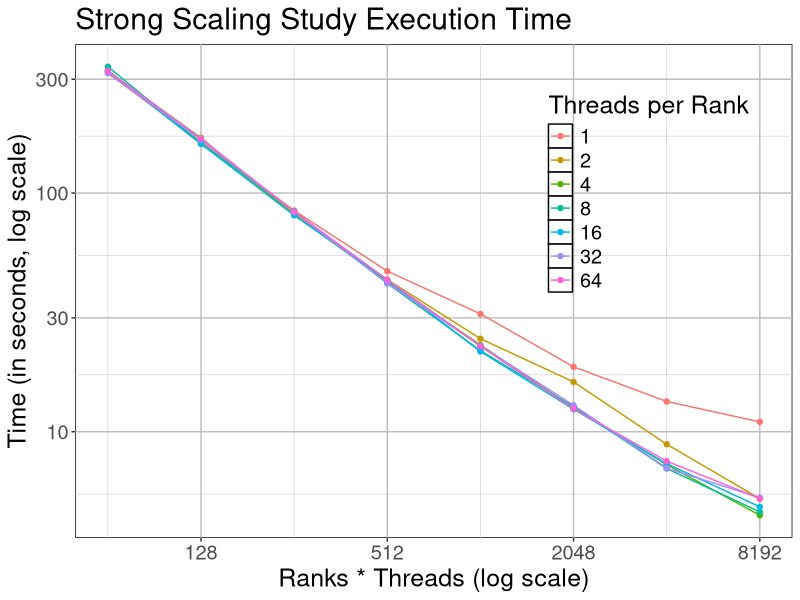
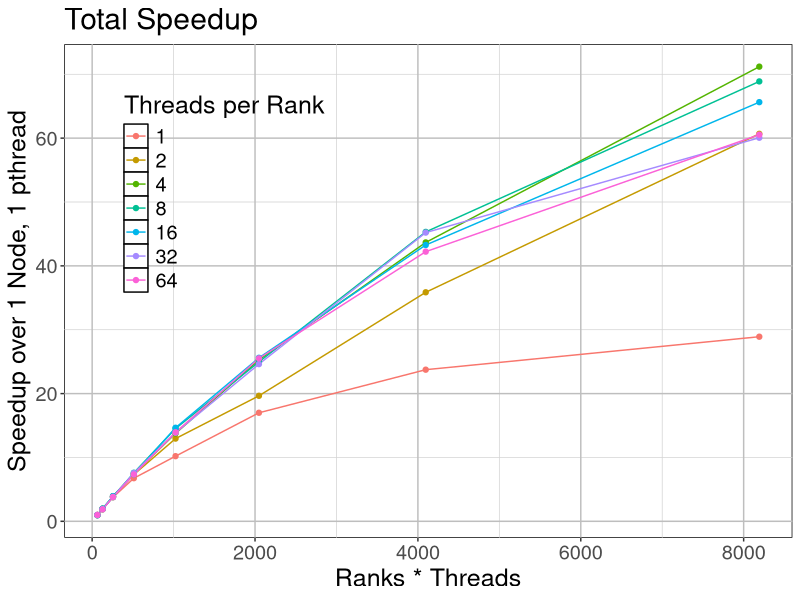
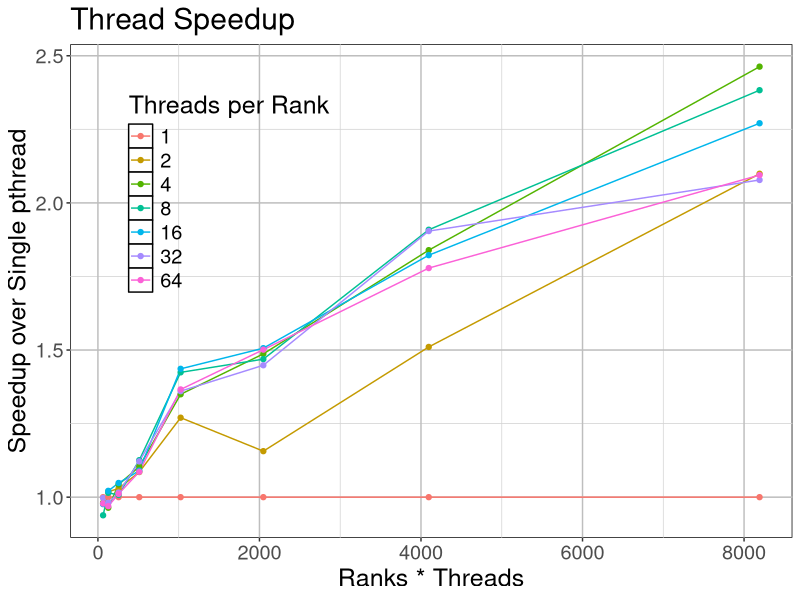
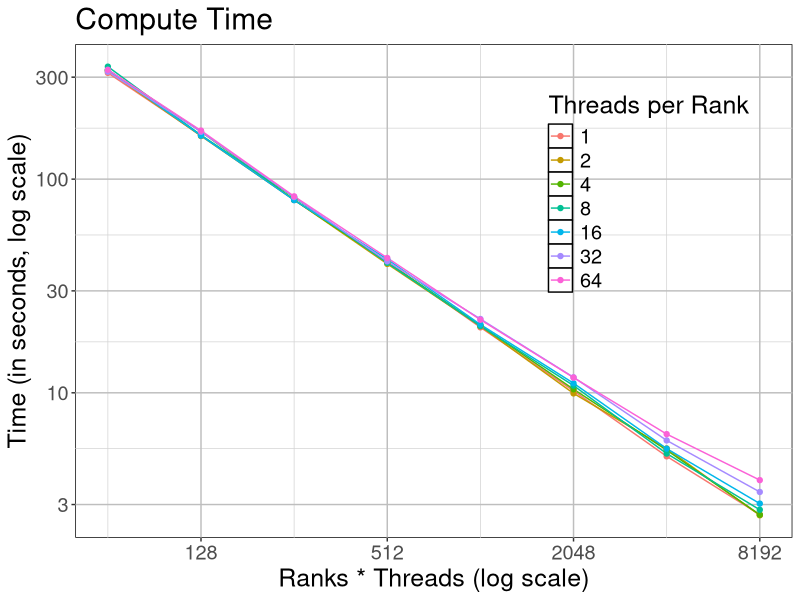
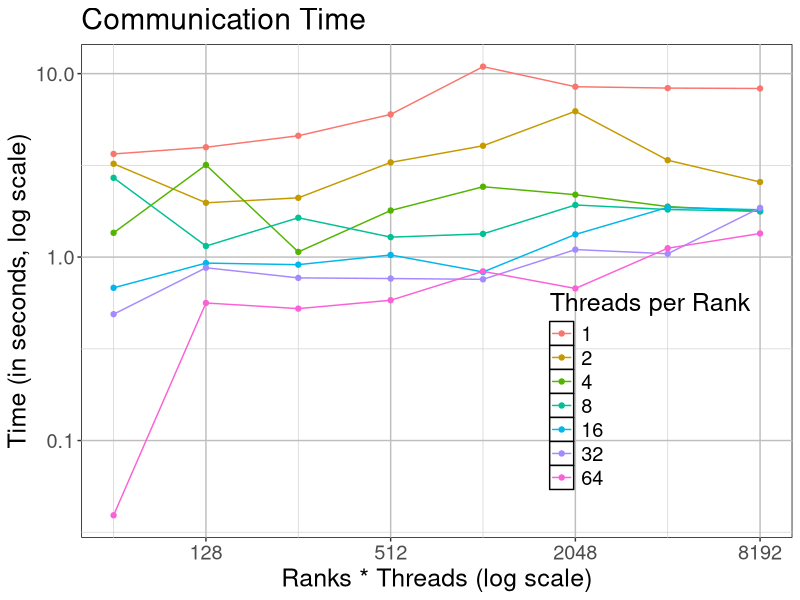
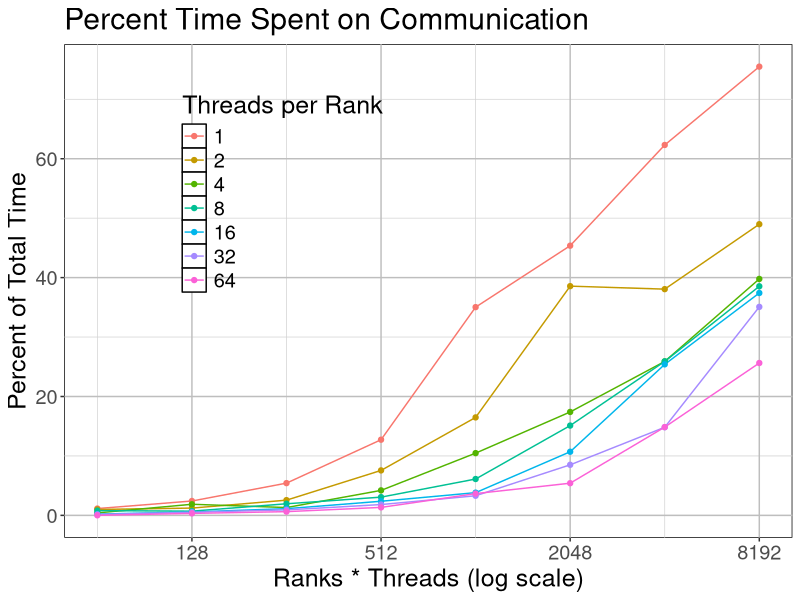
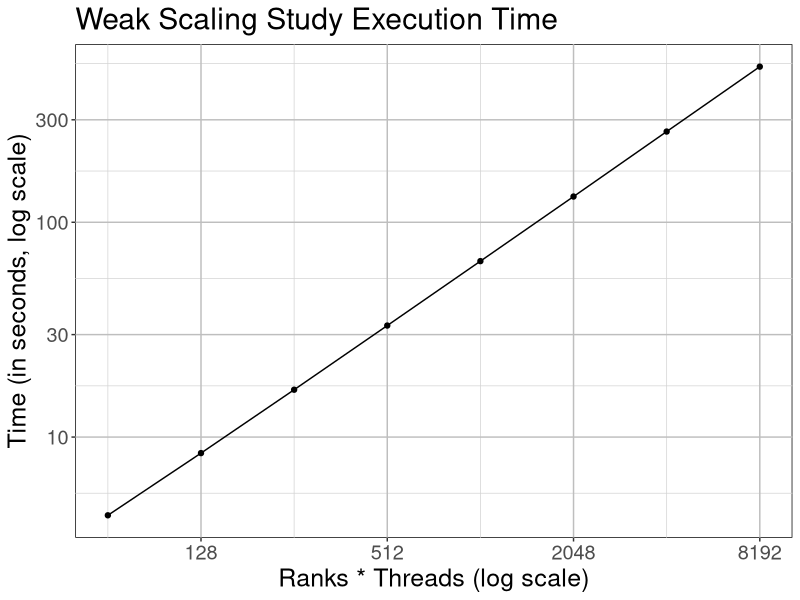
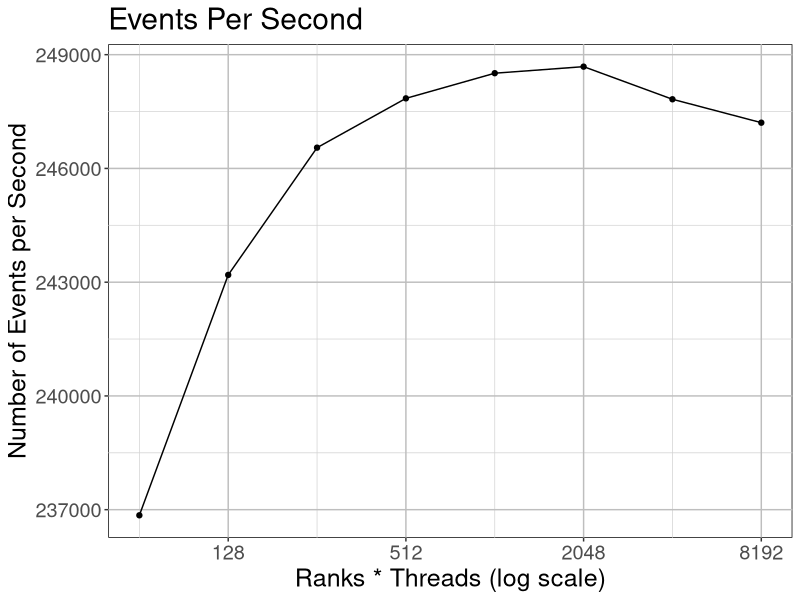

Generate these figures, in order, with R:
library(ggplot2)
library(scales)
library(reshape)

# Results of the strong scaling study using random initial bird placements
ss <- read.csv('strongscaling2.csv')
ss$nodes <- (ss$ranks * ss$threads)
ss$threads <- factor(ss$threads)


# Total execution time between number of nodes
ggplot(data=ss, aes(x=nodes)) +
  geom_line(aes(y=total, color=threads)) +
  geom_point(aes(y=total, color=threads)) +
  scale_x_continuous(trans=log2_trans()) +
  scale_y_log10() +
  theme(legend.position = c(0.8,0.7),
        legend.background = element_rect(fill = NA),
        panel.background = element_rect(fill = 'white', colour = 'black'),
        panel.grid.major = element_line(colour = 'gray'),
        panel.grid.minor = element_line(colour = 'light gray'),
        text=element_text(size=18)) +
  ggtitle("Strong Scaling Study Execution Time") +
  labs(x="Ranks * Threads (log scale)", y="Time (in seconds, log scale)", color="Threads per Rank")
ggsave("plots/total_time.pdf")


# Total speedup
total.base <- ss[ss$nodes==64 & ss$threads==1,]$total  # Change to ss$nodes==1
ss$total.speedup <- total.base / ss$total
ggplot(data=ss, aes(x=nodes)) +
  geom_line(aes(y=total.speedup, color=threads)) +
  geom_point(aes(y=total.speedup, color=threads)) +
  theme(legend.position = c(0.22,0.7),
        legend.background = element_rect(fill = NA),
        panel.background = element_rect(fill = 'white', colour = 'black'),
        panel.grid.major = element_line(colour = 'gray'),
        panel.grid.minor = element_line(colour = 'light gray'),
        text=element_text(size=18)) +
  ggtitle("Total Speedup") +
  labs(x="Ranks * Threads", y="Speedup over 1 Node, 1 pthread", color="Threads per Rank")
ggsave("plots/total_speedup.pdf")


# Total speedup within same number nodes (thread speedup)
node.base <- list()
for (n in unique(ss$nodes)) {
  node.base[[n]] <- ss[ss$nodes==n & ss$threads==1,]$total
}
ss$thread.total.speedup <- unlist(node.base[ss$nodes]) / ss$total
ggplot(data=ss, aes(x=nodes)) +
  geom_line(aes(y=thread.total.speedup, color=threads)) +
  geom_point(aes(y=thread.total.speedup, color=threads)) +
  theme(legend.position = c(0.22,0.7),
        legend.background = element_rect(fill = NA),
        panel.background = element_rect(fill = 'white', colour = 'black'),
        panel.grid.major = element_line(colour = 'gray'),
        panel.grid.minor = element_line(colour = 'light gray'),
        text=element_text(size=18)) +
  ggtitle("Thread Speedup") +
  labs(x="Ranks * Threads", y="Speedup over Single pthread", color="Threads per Rank")
ggsave("plots/thread_speedup.pdf")


# Compute execution time
ggplot(data=ss, aes(x=nodes)) +
  geom_line(aes(y=compute, color=threads)) +
  geom_point(aes(y=compute, color=threads)) +
  theme(legend.position = c(0.8,0.7),
        legend.background = element_rect(fill = NA),
        panel.background = element_rect(fill = 'white', colour = 'black'),
        panel.grid.major = element_line(colour = 'gray'),
        panel.grid.minor = element_line(colour = 'light gray'),
        text=element_text(size=18)) +
  ggtitle("Compute Time") +
  scale_x_continuous(trans=log2_trans()) +
  scale_y_log10() +
  labs(x="Ranks * Threads (log scale)", y="Time (in seconds, log scale)", color="Threads per Rank")
ggsave("plots/compute_time.pdf")


# Communication execution time
ggplot(data=ss, aes(x=nodes)) +
  geom_line(aes(y=communicate, color=threads)) +
  geom_point(aes(y=communicate, color=threads)) +
  ggtitle("Communication Time") +
  theme(legend.position = c(0.8,0.3),
        legend.background = element_rect(fill = NA),
        panel.background = element_rect(fill = 'white', colour = 'black'),
        panel.grid.major = element_line(colour = 'gray'),
        panel.grid.minor = element_line(colour = 'light gray'),
        text=element_text(size=18)) +
  scale_x_continuous(trans=log2_trans()) +
  scale_y_log10() +
  labs(x="Ranks * Threads (log scale)", y="Time (in seconds, log scale)", color="Threads per Rank")
ggsave("plots/comm_time.pdf")


# Percent communication
ss$percentComm <- (ss$communicate / ss$total) * 100.0
ggplot(data=ss, aes(x=nodes)) +
  geom_line(aes(y=percentComm, color=threads)) +
  geom_point(aes(y=percentComm, color=threads)) +
  ggtitle("Percent Time Spent on Communication") +
  theme(legend.position = c(0.3,0.7),
        legend.background = element_rect(fill = NA),
        panel.background = element_rect(fill = 'white', colour = 'black'),
        panel.grid.major = element_line(colour = 'gray'),
        panel.grid.minor = element_line(colour = 'light gray'),
        text=element_text(size=18)) +
  scale_x_continuous(trans=log2_trans()) +
  # scale_y_log10() +
  labs(x="Ranks * Threads (log scale)", y="Percent of Total Time", color="Threads per Rank")
ggsave("plots/comm_percent.pdf")


# Weak Scaling test
ws <- read.csv('weakscaling.csv')
ws$nodes <- (ws$ranks * ws$threads)
ws$threads <- factor(ws$threads)
ggplot(data=ws, aes(x=nodes, y=total)) +
  geom_line() + geom_point() +
  scale_x_continuous(trans=log2_trans()) +
  scale_y_log10() +
  theme(panel.background = element_rect(fill = 'white', colour = 'black'),
        panel.grid.major = element_line(colour = 'gray'),
        panel.grid.minor = element_line(colour = 'light gray'),
        text=element_text(size=18)) +
  ggtitle("Weak Scaling Study Execution Time") +
  labs(x="Ranks * Threads (log scale)", y="Time (in seconds, log scale)")
ggsave("plots/weakscaling.pdf")


# Events per second weak scaling
ws$events <- 16*ws$nodes*1000
ws$events.per.second <- ws$events / ws$total
ggplot(data=ws, aes(x=nodes, y=events.per.second)) +
  geom_line() + geom_point() +
  scale_x_continuous(trans=log2_trans()) +
  # scale_y_log10() +
  theme(panel.background = element_rect(fill = 'white', colour = 'black'),
        panel.grid.major = element_line(colour = 'gray'),
        panel.grid.minor = element_line(colour = 'light gray'),
        text=element_text(size=18)) +
  ggtitle("Events Per Second") +
  labs(x="Ranks * Threads (log scale)", y="Number of Events per Second")
ggsave("plots/eventspersec.pdf")
